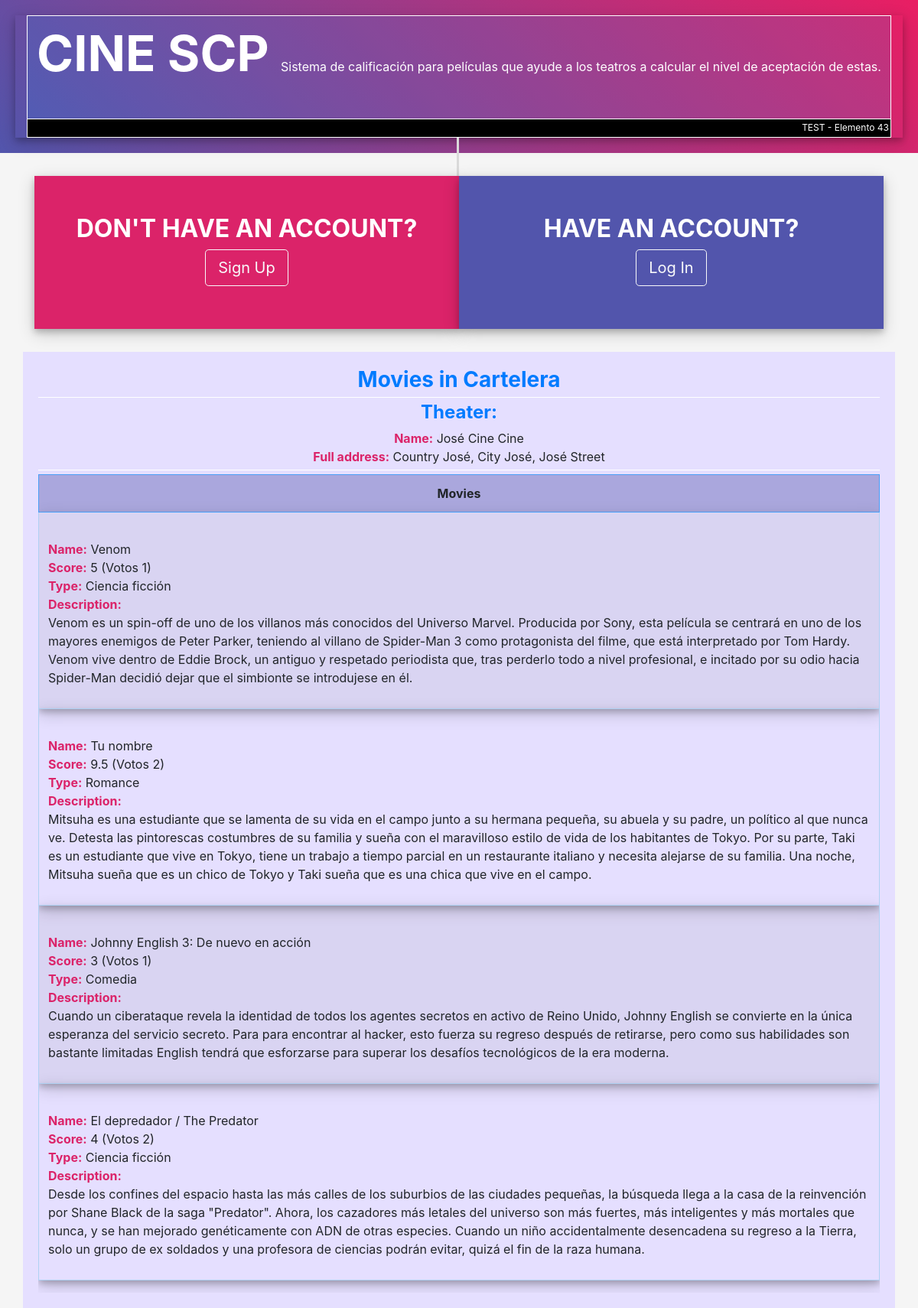
Screenshot of /?action=cartelera&Tid=2 with the database file from the repository.
### tables this page shows
CREATE TABLE IF NOT EXISTS `theater` (
  `idtheater` int(11) NOT NULL AUTO_INCREMENT,
  `name` varchar(50) NOT NULL,
  `full_address` varchar(200) NOT NULL,
  PRIMARY KEY (`idtheater`)
);

CREATE TABLE IF NOT EXISTS `cartelera` (
  `idcartelera` int(11) NOT NULL AUTO_INCREMENT,
  `idmovie` int(11) NOT NULL,
  `idtheater` int(11) NOT NULL,
  PRIMARY KEY (`idcartelera`)
);

CREATE TABLE IF NOT EXISTS `movie` (
  `idmovie` int(11) NOT NULL AUTO_INCREMENT,
  `name` varchar(100) NOT NULL,
  `type` varchar(20) NOT NULL,
  `description` varchar(600) NOT NULL,
  PRIMARY KEY (`idmovie`)
);

### Controllers/enlaces.php (called while the page is built)
<?php
class Enlaces{
	public function template(){
		include("Views/template.php");
	}
	public function enlacesPanel(){
		$enlacep = isset($_GET['action'])?$_GET['action']:'';
		$respuesta = (new EnlaceModel) -> enlacePanelM($enlacep);
		include($respuesta);
	}
	public function enlacesPanell(){
			$enlacep = isset($_GET['action'])?$_GET['action']:'';
			$respuesta = (new EnlaceModel) -> enlacePanelMM($enlacep);
			include($respuesta);
	}
}
?>

### index.php (called while the page is built, shortened)
<?php
require_once("Models/enlaces.php");
require_once("Controllers/enlaces.php");
require_once("Controllers/theater.php");
require_once("Models/theater.php");
require_once("Controllers/cartelera.php");
require_once("Models/cartelera.php");
require_once("Controllers/movie.php");
require_once("Models/movie.php");
require_once("Controllers/score.php");
require_once("Models/score.php");
$ver = new Enlaces();
$ver -> template();
?>

### Models/theater.php (called while the page is built, shortened)
<?php
class TheaterModel{
	function oneTheaterM($idtheater){
		$conec = new Conexion();
	  	$mysqlit=$conec->conectar();
	  	$mysqlit->set_charset('utf8');
		$sqlt = $mysqlit->prepare("SELECT * FROM theater where idtheater=?");
		$sqlt->bind_param("s", $idtheater);
		$sqlt -> execute();
		$resul=$sqlt->get_result();
		$Theater=$resul->fetch_array(MYSQLI_BOTH);
		return $Theater;
		}
}
?>

### Controllers/theater.php (called while the page is built, shortened)
<?php
class Theater{
	function oneTheater(){
		if (empty($_GET['Tid'])) {
		}else{
			$idtheater=$_GET['Tid'];
			$theater = (new TheaterModel) -> oneTheaterM($idtheater);
			return $theater;
		}
	}
}
?>

### Models/cartelera.php (called while the page is built, shortened)
<?php
class CarteleraModel{
	function verCarteleraM($idtheater){
		$conec = new Conexion();
	  	$mysqlit=$conec->conectar();
	  	$mysqlit->set_charset('utf8');
		$sqlt = $mysqlit->prepare("SELECT * FROM cartelera where idtheater=? order by idcartelera desc");
		$sqlt->bind_param("s", $idtheater);
		$sqlt -> execute();
		$resul=$sqlt->get_result();
		return $resul;
		}
}
 ?>

### Models/movie.php (called while the page is built, shortened)
<?php
class MovieModel{
	function verMovie($idmovie){
		$conec = new Conexion();
	  	$mysqlit=$conec->conectar();
	  	$mysqlit->set_charset('utf8');
		$sqlt = $mysqlit->prepare("SELECT * FROM movie where idmovie=?");
		$sqlt->bind_param("s", $idmovie);
		$sqlt -> execute();
		$resul=$sqlt->get_result();
		$Movie=$resul->fetch_array(MYSQLI_BOTH);
		return $Movie;
	}
}
 ?>

### Models/score.php (called while the page is built, shortened)
<?php
class ScoreModel{
	function verScoreM($idcartelera){
		$conec = new Conexion();
	  	$mysqlit=$conec->conectar();
	  	$mysqlit->set_charset('utf8');
		$sqlt = $mysqlit->prepare("SELECT sum(quantity), count(quantity) FROM score where idcartelera=?");
		$sqlt->bind_param("i", $idcartelera);
		$sqlt -> execute();
		$resul=$sqlt->get_result();
		$Score=$resul->fetch_array(MYSQLI_BOTH);
		return $Score;
	}
}
 ?>

### Controllers/cartelera.php (the view, shortened to what this page needs)
<?php
class Cartelera{
	function verCartelera(){
		if (empty($_GET['Tid'])) {
		}else{
			$idtheater=$_GET['Tid'];
			$respuesta = (new CarteleraModel) -> verCarteleraM($idtheater);
			while ($v= $respuesta->fetch_array(MYSQLI_BOTH)) {
				$Movie = (new MovieModel) -> verMovie($v["idmovie"]);
				$score = (new ScoreModel) -> verScoreM($v["idcartelera"]);
				$num=$score["count(quantity)"];
				$quantity=$score["sum(quantity)"];
				if ($num==0) {
					$score["sum(quantity)"]=0;
				}else{
					$quantity=$quantity/$num;
				}
				echo '<tr>
						<td class="text-left Shadow">
							<br><span class="text-movie">Name:</span> '.$Movie["name"].'
							<br><span class="text-movie">Score:</span> '.$quantity.' (Votos '.$num.')
							<br><span class="text-movie">Type:</span> '.$Movie["type"].'
							<br><span class="text-movie">Description:</span> <p>'.$Movie["description"].'</p>';
							echo'
						</td>
					</tr>';
          	}
		}
	}
}
 ?>

### Views/template.php (shortened to what this page needs)
<!DOCTYPE html>
<html lang="es">
<head>
   <link rel="stylesheet" type="text/css" href="Views/fonts/icon.css?v=0.11">
	<link rel="stylesheet" href="https://stackpath.bootstrapcdn.com/bootstrap/4.1.3/css/bootstrap.min.css">
    <link rel="stylesheet" type="text/css" href="https://cdn.datatables.net/v/bs4/dt-1.10.16/datatables.min.css"/>
	<link rel="stylesheet" type="text/css" href="Views/css/style.css">
</head>
<body>
<div class="containerr">
       <?php
        $enlace = new Enlaces();
        $enlace -> enlacesPanel();
       ?>
     </div>
</body>
</html>

### Views/content.php (shortened to what this page needs)
<div class="row header bg-primary text-center ">
	<div class="line col-12 Shadow">
		<div class="title ">
			<span class="SCP"> <a href="/CINESCP" class="link">CINE SCP</a> </span>
			<span>Sistema de calificación para películas que ayude a los teatros a calcular el nivel de aceptación de estas.</span>
		</div>
		<div class="sub-title text-right">
			TEST - Elemento 43
		</div>
	</div>
</div>
<div class="container content-box">
	<div class="row text-center">
		<div class="col-12 col-md-6 SignUp Shadow">
			<h2>Don't have an account?</h2>
		  <button type="button" class="btn btn-outline-light btn-lg" data-toggle="modal" data-target="#modalSignUp">Sign Up</button>
		</div>
		<div class="col-12 LogIn col-md-6 Shadow">
			<h2>Have an account?</h2>
		  <?php
		       if(isset($_SESSION['usuario']))
		        {
		          echo '<a class="btn btn-outline-light btn-lg" href="?action=salir" >Salir</a>';
		        }else {
		          echo '<button type="button" class="btn btn-outline-light btn-lg" data-toggle="modal" data-target="#modalLogIn">Log In</button>';
		        }
		    ?>
		</div>
	</div>
 </div>
<div class="container content-box text-center" style="background-color: #e5dfff; padding: 20px;">
 	<main class="panel " id="main">
		<?php
		$enlace = new Enlaces();
		$enlace -> enlacesPanell();
	?>
	</main>
 </div>

### Views/cartelera.php (shortened to what this page needs)
<h3 class="text-primary font-weight-bold" style="border-bottom: 1px solid white; margin-bottom: 5px; padding-bottom: 5px;">Movies in Cartelera</h3>
	<div style="border-bottom: 1px solid white; margin-bottom: 5px; padding-bottom: 5px;">
		<h4 class="text-primary font-weight-bold" >Theater: </h4>
			<?php
             	$theater = (new Theater) -> oneTheater();
             	echo "<span class='text-movie'>Name:</span> ".$theater["name"]."<br><span class='text-movie'>Full address:</span> ".$theater["full_address"];
             ?>
	</div>
 		<div class="table-responsive">
		   <table  id="example" class="table table-striped table-bordered">
			    <thead>
			        <tr>
				        <th>Movies</th>
			        </tr>
			    </thead>
			    <tbody>
			    	<?php
             			$enc = new Cartelera();
             			$enc-> verCartelera();
             		?>
				</tbody>
			</table>
		</div>

### Views/css/style.css (style rules this page uses)
body, html, .body { height: 100%; background-color: #f5f5f5; }
.row { margin-right: 0px !important; margin-left: 0px !important; }
.content-box { margin-top: 30px; }
th { background-color: #5a59af6b; border: 1px solid #499ff7 !important; text-align: center; }
td { border: 1px solid #afd1f3 !important; text-align: center; }
.header { height: 200px; background: rgba(3,169,244,1); background: -moz-linear-gradient(45deg, rgba(82, 85, 172,1) 0%, rgb(233, 30, 99) 100%); background: -webkit-linear-gradient(45deg, rgba(82, 85, 172,1) 0%, rgb(233, 30, 99) 100%); background: -o-linear-gradient(45deg, rgba(82, 85, 172,1) 0%, rgb(233, 30, 99) 100%); background: -ms-linear-gradient(45deg, rgba(82, 85, 172,1) 0%, rgb(233, 30, 99) 100%); background: linear-gradient(45deg, rgba(82, 85, 172,1) 0%, rgb(233, 30, 99) 100%); filter: progid:DXImageTransform.Microsoft.gradient( startColorstr='#f85032', endColorstr='#e73827', GradientType=1 ); color: white; padding: 20px; }
.header .line:after { content: ""; position: absolute; top: 100%; background-color: #dadada; width: 3px; height: 150px; right: 50%; z-index: 1; }
.title { border: 1px solid white; border-bottom: none; height: 135px; background-color: rgba(33, 150, 243, 0.14); }
.title .SCP { font-size: 65px; font-weight: bold; }
.link, .link:visited { color: white; }
.sub-title { font-size: 12px; background-color: black; height: 25px; padding: 2px; border: 1px solid white; }
.SignUp, .LogIn { height: 200px; padding: 50px; z-index: 2; }
.SignUp h2, .LogIn h2 { color: white; text-transform: uppercase; font-weight: bold; }
.LogIn { background-color: #5255ac; }
.SignUp { background-color: #db2369; }
.text-movie { color: #db2369; font-weight: bold; }
.Shadow { box-shadow: 0 4px 8px 0 rgba(0, 0, 0, 0.2), 0 6px 20px 0 rgba(0, 0, 0, 0.19); }

### rows the page displays
theater: name "José Cine Cine", full_address "Country José, City José, José Street"
cartelera: idmovie.name "Venom", quantity "5", num "1", idmovie.type "Ciencia ficción", idmovie.description "Venom es un spin-off de uno de los villanos más conocidos del Universo Marvel. Producida por Sony, esta película se centrará en uno de los mayores enemigos de Peter Parker, teniendo al villano de Spider-Man 3 como protagonista del filme, que está interpretado por Tom Hardy. Venom vive dentro de Eddie Brock, un antiguo y respetado periodista que, tras perderlo todo a nivel profesional, e incitado por su odio hacia Spider-Man decidió dejar que el simbionte se introdujese en él."
cartelera: idmovie.name "Tu nombre", quantity "9.5", num "2", idmovie.type "Romance", idmovie.description "Mitsuha es una estudiante que se lamenta de su vida en el campo junto a su hermana pequeña, su abuela y su padre, un político al que nunca ve. Detesta las pintorescas costumbres de su familia y sueña con el maravilloso estilo de vida de los habitantes de Tokyo. Por su parte, Taki es un estudiante que vive en Tokyo, tiene un trabajo a tiempo parcial en un restaurante italiano y necesita alejarse de su familia. Una noche, Mitsuha sueña que es un chico de Tokyo y Taki sueña que es una chica que vive en el campo."
cartelera: idmovie.name "Johnny English 3: De nuevo en acción", quantity "3", num "1", idmovie.type "Comedia", idmovie.description "Cuando un ciberataque revela la identidad de todos los agentes secretos en activo de Reino Unido, Johnny English se convierte en la única esperanza del servicio secreto. Para para encontrar al hacker, esto fuerza su regreso después de retirarse, pero como sus habilidades son bastante limitadas English tendrá que esforzarse para superar los desafíos tecnológicos de la era moderna."
cartelera: idmovie.name "El depredador / The Predator", quantity "4", num "2", idmovie.type "Ciencia ficción", idmovie.description "Desde los confines del espacio hasta las más calles de los suburbios de las ciudades pequeñas, la búsqueda llega a la casa de la reinvención por Shane Black de la saga \"Predator\". Ahora, los cazadores más letales del universo son más fuertes, más inteligentes y más mortales que nunca, y se han mejorado genéticamente con ADN de otras especies. Cuando un niño accidentalmente desencadena su regreso a la Tierra, solo un grupo de ex soldados y una profesora de ciencias podrán evitar, quizá el fin de la raza humana."
